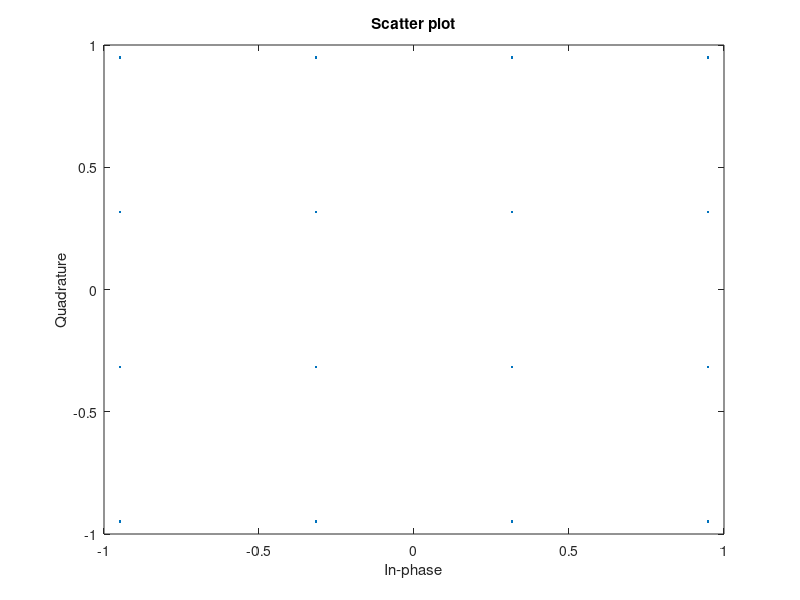
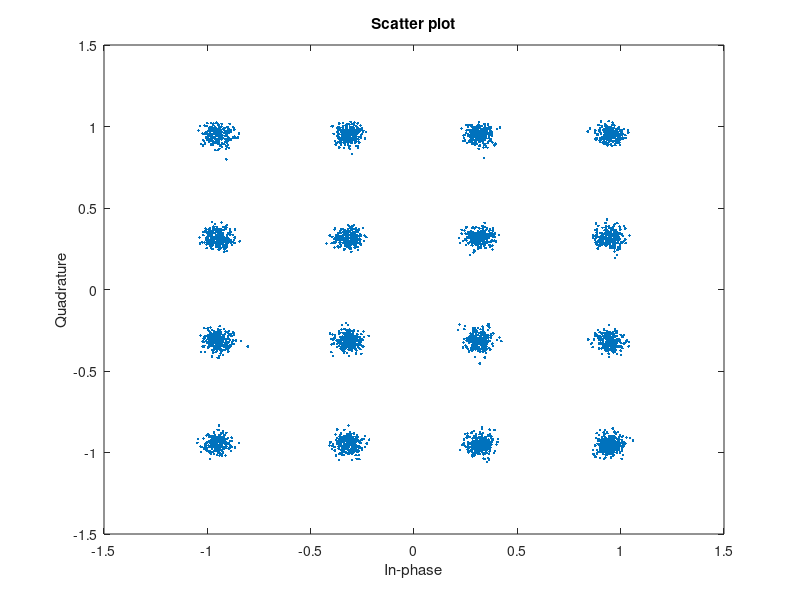

Reproduce these figures in MATLAB, in order.
clc;
clear all;
close all;
pkg load communications
N = 16000;  % Number of bits to be transmitted using 16-Square QAM
            % Too large value may slow down the program
x = randi([0,1],1,N); % Random input bits generation
M = 16;     % Number of Symbols in 16-Square QAM
d = sqrt(2/5); % Average symbol energy is normalised to unity

% Symbol Generation
yy = [];
for i=1:4:length(x)
  if x(i)==0 && x(i+1)==0 & x(i+2)==0 & x(i+3)==0
    y = -3*d/2+j*(-3*d/2);
  elseif x(i)==0 && x(i+1)==0 & x(i+2)==0 & x(i+3)==1
    y = -3*d/2+j*(-d/2);
  elseif x(i)==0 && x(i+1)==0 & x(i+2)==1 & x(i+3)==1
    y = -3*d/2+j*(d/2);
  elseif x(i)==0 && x(i+1)==0 & x(i+2)==1 & x(i+3)==0
    y = -3*d/2+j*(3*d/2);

  elseif x(i)==0 && x(i+1)==1 & x(i+2)==0 & x(i+3)==0
    y = -d/2+j*(-3*d/2);
  elseif x(i)==0 && x(i+1)==1 & x(i+2)==0 & x(i+3)==1
    y = -d/2+j*(-d/2);
  elseif x(i)==0 && x(i+1)==1 & x(i+2)==1 & x(i+3)==1
    y = -d/2+j*(d/2);
  elseif x(i)==0 && x(i+1)==1 & x(i+2)==1 & x(i+3)==0
    y = -d/2+j*(3*d/2);

  elseif x(i)==1 && x(i+1)==1 & x(i+2)==0 & x(i+3)==0
    y = d/2+j*(-3*d/2);
  elseif x(i)==1 && x(i+1)==1 & x(i+2)==0 & x(i+3)==1
    y = d/2+j*(-d/2);
  elseif x(i)==1 && x(i+1)==1 & x(i+2)==1 & x(i+3)==1
    y = d/2+j*(d/2);
  elseif x(i)==1 && x(i+1)==1 & x(i+2)==1 & x(i+3)==0
    y = d/2+j*(3*d/2);

  elseif x(i)==1 && x(i+1)==0 & x(i+2)==0 & x(i+3)==0
    y = 3*d/2+j*(-3*d/2);
  elseif x(i)==1 && x(i+1)==0 & x(i+2)==0 & x(i+3)==1
    y = 3*d/2+j*(-d/2);
  elseif x(i)==1 && x(i+1)==0 & x(i+2)==1 & x(i+3)==1
    y = 3*d/2+j*(d/2);
  elseif x(i)==1 && x(i+1)==0 & x(i+2)==1 & x(i+3)==0
    y = 3*d/2+j*(3*d/2);
  endif
% Transmitted Symbols
yy = [yy y];
endfor
scatterplot(yy);    % Constellation Diagram without Noise
EbN0db = 20; % Change this value & run program to see the noisy constellation
EbN0 = 10^(EbN0db/10);

% AWGN Channel
n = (1/sqrt(2))*[randn(1,length(yy)) + 1j*randn(1,length(yy))];
sigma = sqrt(1/((log2(M))*EbN0));

% Received Symbols
r = yy + sigma*n;
scatterplot(r);    % Constellation Diagram with Noise